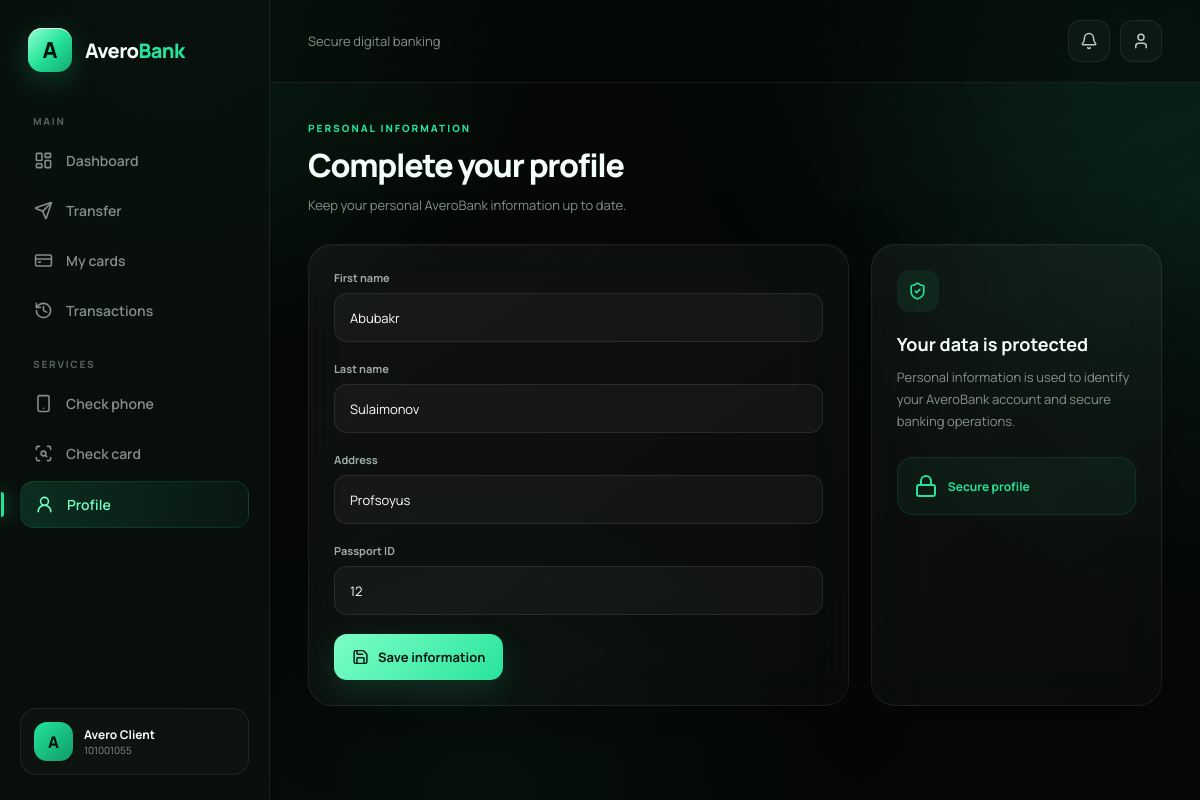
The page /account/update/ (signed in) on the database its author committed.
### myapp/models.py (models this page shows, shortened)
class User(AbstractUser):
    username = None
    phone_number = models.CharField(max_length=50, unique=True)
    USERNAME_FIELD = 'phone_number'
    REQUIRED_FIELDS = []

class Account(models.Model):
    user = models.OneToOneField(User, on_delete=models.CASCADE)
    first_name = models.CharField( max_length=50)
    last_name = models.CharField( max_length=50)
    adress = models.CharField( max_length=50)
    passport_id = models.CharField( max_length=50)
    balance = models.DecimalField( max_digits=10, decimal_places=2, default=1000)

### myapp/views.py (the view)
# urls.py: path('account/update/', AccountUpdateView.as_view(), name='account_update'),
class AccountUpdateView(LoginRequiredMixin, UpdateView):
    model = Account
    form_class = AccountForm
    template_name = 'account_form.html'
    success_url = reverse_lazy('account')
    def get_object(self, queryset = None):
        return Account.objects.get(user = self.request.user)

### myapp/forms.py
class AccountForm(forms.ModelForm):
    class Meta:
        model = Account
        fields = ['first_name', 'last_name', 'adress', 'passport_id']

### myapp/templates/account_form.html (shortened to what this page needs)
{% extends 'base.html' %}
{% block content %}
<div class="page-head">
    <div>
        <div class="eyebrow">
            PERSONAL INFORMATION
        </div>
        <h1 class="page-title">
            Complete your profile
        </h1>
        <p class="subtitle">
            Keep your personal AveroBank information up to date.
        </p>
    </div>
</div>
<div class="content-grid">
    <div class="panel panel-padding">
        <form method="POST">
            <div class="form-group">
                <label>
                    First name
                </label>
                {{ form.first_name }}
            </div>
            <div class="form-group">
                <label>
                    Last name
                </label>
                {{ form.last_name }}
            </div>
            <div class="form-group">
                <label>
                    Address
                </label>
                {{ form.adress }}
            </div>
            <div class="form-group">
                <label>
                    Passport ID
                </label>
                {{ form.passport_id }}
            </div>
            <button type="submit"
                    class="btn btn-primary">
                <i data-lucide="save"></i>
                Save information
            </button>
        </form>
    </div>
    <div class="panel panel-padding">
        <div class="stat-icon">
            <i data-lucide="shield-check"></i>
        </div>
        <h3 style="font-size:18px; margin-bottom:10px;">
            Your data is protected
        </h3>
        <p class="subtitle">
            Personal information is used to identify
            your AveroBank account and secure banking operations.
        </p>
        <div style="
            margin-top:25px;
            padding:16px;
            border-radius:16px;
            background:rgba(37,228,154,.05);
            border:1px solid rgba(37,228,154,.10);
        ">
            <div style="
                display:flex;
                gap:10px;
                align-items:center;
                color:#25e49a;
                font-size:12px;
                font-weight:700;
            ">
                <i data-lucide="lock"></i>
                Secure profile
            </div>
        </div>
    </div>
</div>
{% endblock %}

### myapp/templates/base.html (shortened to what this page needs)
<!DOCTYPE html>
<html lang="en">
<head>
</head>
<body>
{% if request.user.is_authenticated %}
<div class="app">
    <aside class="sidebar">
        <a href="{% url 'account' %}" class="brand">
            <div class="brand-logo">
                A
            </div>
            <div class="brand-name">
                Avero<span>Bank</span>
            </div>
        </a>
        {% with current=request.resolver_match.url_name %}
        <div class="nav-label">
            MAIN
        </div>
        <nav class="nav">
            <a href="{% url 'account' %}"
               class="nav-link {% if current == 'account' %}active{% endif %}">
                <i data-lucide="layout-dashboard"></i>
                Dashboard
            </a>
            <a href="{% url 'transfer' %}"
               class="nav-link {% if current == 'transfer' %}active{% endif %}">
                <i data-lucide="send"></i>
                Transfer
            </a>
            <a href="{% url 'card_list' %}"
               class="nav-link {% if current == 'card_list' or current == 'card_detail' or current == 'card_create' or current == 'card_update' %}active{% endif %}">
                <i data-lucide="credit-card"></i>
                My cards
            </a>
            <a href="{% url 'transaction_history' %}"
               class="nav-link {% if current == 'transaction_history' %}active{% endif %}">
                <i data-lucide="history"></i>
                Transactions
            </a>
        </nav>
        <div class="nav-label">
            SERVICES
        </div>
        <nav class="nav">
            <a href="{% url 'check_phone' %}"
               class="nav-link {% if current == 'check_phone' %}active{% endif %}">
                <i data-lucide="smartphone"></i>
                Check phone
            </a>
            <a href="{% url 'check_card' %}"
               class="nav-link {% if current == 'check_card' %}active{% endif %}">
                <i data-lucide="scan-search"></i>
                Check card
            </a>
            <a href="{% url 'account_update' %}"
               class="nav-link {% if current == 'account_update' %}active{% endif %}">
                <i data-lucide="user-round"></i>
                Profile
            </a>
        </nav>
        {% endwith %}
        <div class="sidebar-user">
            <div class="avatar">
                A
            </div>
            <div class="sidebar-user-info">
                <strong>
                    Avero Client
                </strong>
                <span>
                    {{ request.user.phone_number }}
                </span>
            </div>
        </div>
    </aside>
    <main class="main">
        <header class="topbar">
            <div>
                <div class="topbar-title">
                    Secure digital banking
                </div>
            </div>
            <div class="topbar-right">
                <button class="icon-button" type="button">
                    <i data-lucide="bell"></i>
                </button>
                <a href="{% url 'account_update' %}"
                   class="icon-button">
                    <i data-lucide="user"></i>
                </a>
            </div>
        </header>
        <div class="page">
            {% block content %}{% endblock %}
        </div>
    </main>
</div>
{% else %}
{% block auth_content %}
    {% block guest_content %}{% endblock %}
{% endblock %}
{% endif %}
</body>
</html>

### rows shown on the page
User: user.phone_number "101001055"
Account: first_name "Abubakr", last_name "Sulaimonov", adress "Profsoyus", passport_id "12"
